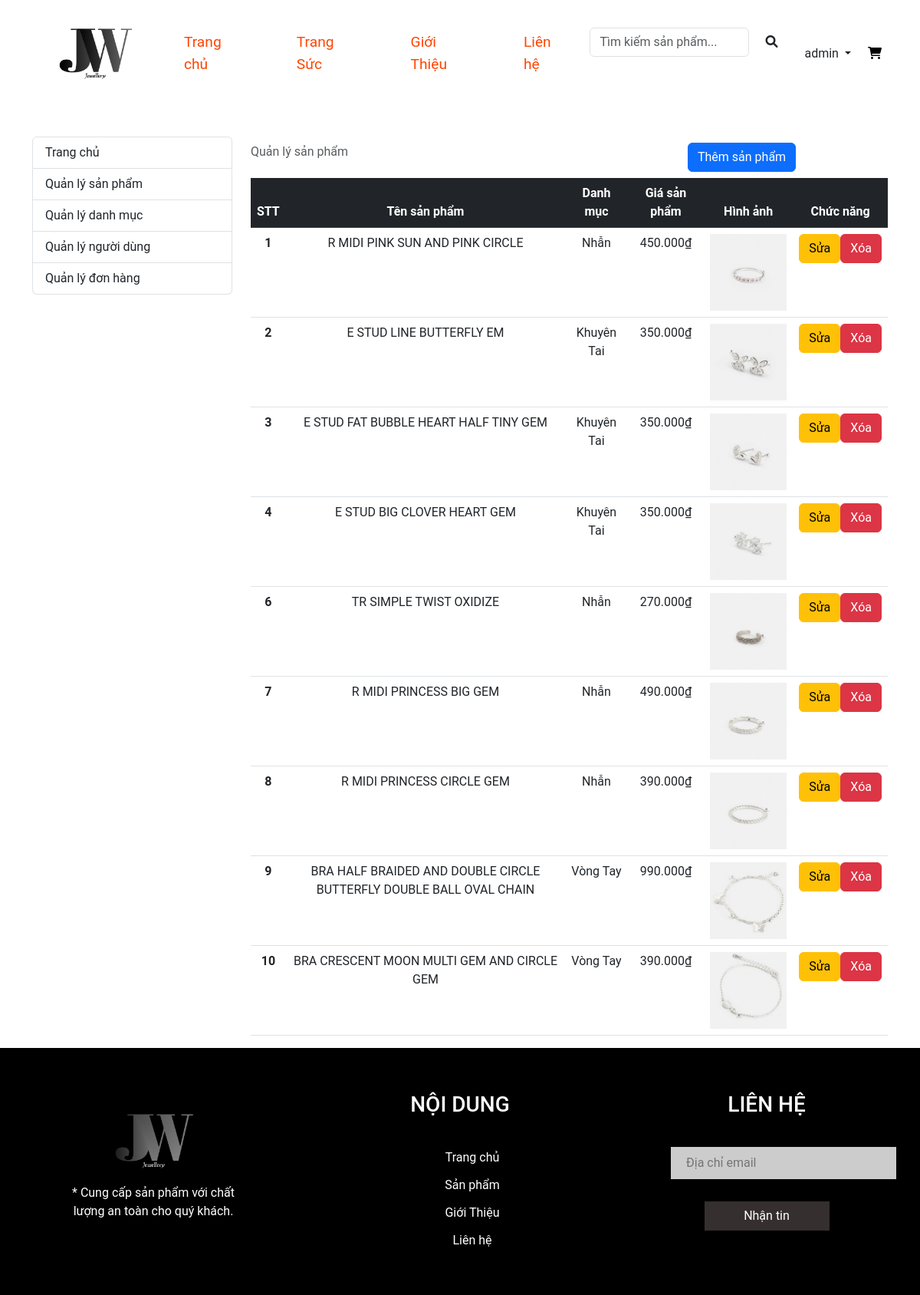
/admin-pro (signed in), run on the app's committed database.
### tables this page shows
CREATE TABLE `sanpham` (
  `id` int NOT NULL,
  `ten` varchar(100) NOT NULL,
  `hinh` varchar(400) NOT NULL,
  `gia` varchar(50) NOT NULL,
  `sale` varchar(50) NOT NULL,
  `mota` varchar(1000) NOT NULL,
  `ngaydang` date NOT NULL,
  `id_dm` int NOT NULL
);

CREATE TABLE `danhmuc` (
  `id` int NOT NULL,
  `tendm` varchar(100) NOT NULL
);

### src/Framework/Viewer.php (called while the page is built, shortened)
<?php
class Viewer
{
  public function render(string $template, array $data = []): string
  {
    extract($data, EXTR_SKIP);
    require "views/$template";
    return ob_get_clean();
  }
}

### index.php (called while the page is built, shortened)
<?php
include_once "./views/layout-header.php";
$router = new Router();
$router->add("/", ["controller" => "home", "action" => "index"]);
$router->add("/trang-suc", ["controller" => "products", "action" => "index"]);
$router->add("/trang-suc/tim-kiem", ["controller" => "products", "action" => "search"]);
$router->add("/trang-suc/danh-muc/{id:\d+}", ["controller" => "products", "action" => "index"]);
$router->add("/trang-suc/chi-tiet/{id:\d+}", ["controller" => "products", "action" => "detail"]);
$router->add("/gioi-thieu", ["controller" => "home", "action" => "about"]);
$router->add("/lien-he", ["controller" => "home", "action" => "contact"]);
$router->add("/gio-hang", ["controller" => "carts", "action" => "index"]);
$router->add("/gio-hang/check-out", ["controller" => "carts", "action" => "checkout"]);
$router->add("/gio-hang/add/{id:\d+}", ["controller" => "carts", "action" => "addToCart"]);
$router->add("/gio-hang/xoa/{id:\d+}", ["controller" => "carts", "action" => "removeFromCart"]);
$router->add("/don-hang", ["controller" => "orders", "action" => "index"]);
$router->add("/don-hang/chi-tiet/{id:\d+}", ["controller" => "orders", "action" => "detail"]);
$router->add("/don-hang/huy/{id:\d+}", ["controller" => "orders", "action" => "cancel"]);
$router->add("/dang-nhap", ["controller" => "users", "action" => "login"]);
$router->add("/dang-ky", ["controller" => "users", "action" => "register"]);
$router->add("/dang-xuat", ["controller" => "users", "action" => "logout"]);
$router->add("/admin", ["controller" => "admins", "action" => "index"]);
$router->add("/admin-pro", ["controller" => "products", "action" => "adminPro"]);
$router->add("/admin-add-pro", ["controller" => "products", "action" => "adminAddPro"]);
$router->add("/admin-edit-pro/{id:\d+}", ["controller" => "products", "action" => "adminEditPro"]);
$router->add("/admin-delete-pro/{id:\d+}", ["controller" => "products", "action" => "deleteP"]);
$router->add("/admin-cate", ["controller" => "categorys", "action" => "adminCate"]);
$router->add("/admin-add-cate", ["controller" => "categorys", "action" => "adminAddCate"]);
$router->add("/admin-edit-cate/{id:\d+}", ["controller" => "categorys", "action" => "adminEditCate"]);
$router->add("/admin-delete-cate/{id:\d+}", ["controller" => "categorys", "action" => "deleteC"]);
$router->add("/admin-user", ["controller" => "admins", "action" => "adminUser"]);
$router->add("/admin-add-user", ["controller" => "admins", "action" => "addUser"]);
$router->add("/admin-edit-user/{id:\d+}", ["controller" => "admins", "action" => "editAdminUser"]);
$router->add("/admin-delete-user/{id:\d+}", ["controller" => "admins", "action" => "deleteU"]);
$router->add("/admin-order", ["controller" => "admins", "action" => "adminOrders"]);
$router->add("/admin-order-update/{id:\d+}", ["controller" => "admins", "action" => "updateOrderStatus"]);
$router->add("/admin-order-detail/{id:\d+}", ["controller" => "admins", "action" => "adminOrderDetail"]);
$router->add("/admin-order-confirm/{id:\d+}", ["controller" => "admins", "action" => "confirmOrder"]);
$router->add("/admin-order-cancel/{id:\d+}", ["controller" => "admins", "action" => "cancelOrder"]);
$path = parse_url($_SERVER["REQUEST_URI"], PHP_URL_PATH);
$params = $router->match($path);
$action = $params["action"];
unset($params['controller'], $params["action"]);
$controller_object = new ("App\Controllers\\" . $controller)();
$controller_object->$action(...$params);
include_once "./views/layout-footer.php";

### src/App/Database.php (called while the page is built, shortened)
<?php
class Database
{
  public function getConnection(): PDO
  {
    $dsn = "mysql:host={$this->host};dbname={$this->name};charset=utf8;port=3306";
    return new PDO($dsn, $this->user, $this->password, [
      PDO::ATTR_ERRMODE => PDO::ERRMODE_EXCEPTION
    ]);
  }
  private function query($sql, $param = [])
  {
    $stmt = $this->getConnection()->prepare($sql);
    if ($param) {
      $stmt->execute($param);
    } else {
      $stmt->execute();
    }
    return $stmt;
  }
  public function getAll($sql)
  {
    $param = array_slice(func_get_args(), 1);
    $stmt = $this->query($sql, $param);
    return $stmt->fetchAll(PDO::FETCH_ASSOC);
  }
}

### src/App/Models/Product.php (called while the page is built, shortened)
<?php
class Product extends Model
{
    protected $table = "sanpham";
    public function getAllProducts()
    {
        return $this->database->getAll("
        SELECT p.*, d.tendm
        FROM {$this->table} p
        JOIN danhmuc d ON p.id_dm = d.id
    ");
    }
}

### src/Framework/Model.php (called while the page is built, shortened)
<?php
abstract class Model
{
  public function __construct()
  {
    $this->database = new Database("localhost", "wd19311-php2", "root", "");
  }
}

### views/admin-pro.php (the view, shortened to what this page needs)
<div class="container mt-5">
    <div class="row">
        <div class="col-lg-3">
            <div class="list-group">
                <a href="/web2-php/admin" class="list-group-item list-group-item-action">
                    Trang chủ
                </a>
                <a href="/web2-php/admin-pro" class="list-group-item list-group-item-action">Quản lý sản phẩm</a>
                <a href="/web2-php/admin-cate" class="list-group-item list-group-item-action">Quản lý danh mục</a>
                <a href="/web2-php/admin-user" class="list-group-item list-group-item-action">Quản lý người dùng</a>
                <a href="/web2-php/admin-order" class="list-group-item list-group-item-action">Quản lý đơn hàng</a>
            </div>
        </div>
        <div class="col-lg-9">
            <table class="table caption-top text-center">
                <caption>
                    <div class="row">
                        <div class="col-md-4"> Quản lý sản phẩm</div>
                        <div class="col-md-4 offset-md-4">
                            <a href="/web2-php/admin-add-pro">
                            <button class="btn btn-primary me-md-2" type="button">Thêm sản phẩm</button>
                            </a>
                        </div>
                    </div>
                </caption>
                <thead>
                    <tr class="table-dark">
                        <th scope="col">STT</th>
                        <th scope="col">Tên sản phẩm</th>
                        <th scope="col">Danh mục</th>
                        <th scope="col">Giá sản phẩm</th>
                        <th scope="col">Hình ảnh</th>
                        <th scope="col">Chức năng</th>
                    </tr>
                </thead>
                <tbody>
                    <?php foreach ($product as $pro): ?>
                        <tr>
                            <th scope="row"><?= $pro['id'] ?></th>
                            <td><?= $pro['ten'] ?></td>
                            <td><?= $pro['tendm'] ?></td>
                            <td><?= number_format($pro['gia'], 0, ',', '.') ?>₫</td>
                            <td>
                                <img src="/web2-php/public/image/<?= $pro['hinh'] ?>" alt="" width="100" height="100">
                            </td>
                            <td>
                                <div
                                    class="btn-group"
                                    role="group"
                                    aria-label="Basic mixed styles example">
                                    <a href="/web2-php/admin-edit-pro/<?= $pro['id'] ?>">
                                        <button type="button" class="btn btn-warning">Sửa</button>
                                    </a>
                                    <a href="/web2-php/admin-delete-pro/<?= $pro['id'] ?>">
                                        <button type="button" class="btn btn-danger">Xóa</button>
                                    </a>
                                </div>
                            </td>
                        </tr>
                    <?php endforeach; ?>
                </tbody>
            </table>
        </div>
    </div>
</div>

### public/css/index.css (style rules this page uses)
:root { --main-color: #d3ad7f; --black: black; --bg: #fff; --border: .1rem solid rgba(255, 255, 255, .3); }
* { padding: 0; margin: 0; box-sizing: border-box; font-family: 'Roboto', sans-serif; outline: none; border: none; text-decoration: none; }
body { background: #fff; }
.list-group-item { background-color: #fff; color: #333; border: 1px solid #ddd; transition: all 0.3s ease-in-out; }

### data on the page
sanpham: id "1", ten "R MIDI PINK SUN AND PINK CIRCLE", id_dm.tendm "Nhẫn", gia "450.000", hinh (picture)
sanpham: id "2", ten "E STUD LINE BUTTERFLY EM", id_dm.tendm "Khuyên Tai", gia "350.000", shows a picture
sanpham: id "3", ten "E STUD FAT BUBBLE HEART HALF TINY GEM", id_dm.tendm "Khuyên Tai", gia "350.000", hinh (picture)
sanpham: id "4", ten "E STUD BIG CLOVER HEART GEM", id_dm.tendm "Khuyên Tai", gia "350.000", hinh (picture)
sanpham: id "6", ten "TR SIMPLE TWIST OXIDIZE", id_dm.tendm "Nhẫn", gia "270.000", hinh (picture)
sanpham: id "7", ten "R MIDI PRINCESS BIG GEM", id_dm.tendm "Nhẫn", gia "490.000", hinh (picture)
sanpham: id "8", ten "R MIDI PRINCESS CIRCLE GEM", id_dm.tendm "Nhẫn", gia "390.000", hinh (picture)
sanpham: id "9", ten "BRA HALF BRAIDED AND DOUBLE CIRCLE BUTTERFLY DOUBLE BALL OVAL CHAIN", id_dm.tendm "Vòng Tay", gia "990.000", hinh (picture)
sanpham: id "10", ten "BRA CRESCENT MOON MULTI GEM AND CIRCLE GEM", id_dm.tendm "Vòng Tay", gia "390.000", hinh (picture)

### other printed values
$_SESSION['user']['username'] "admin"
